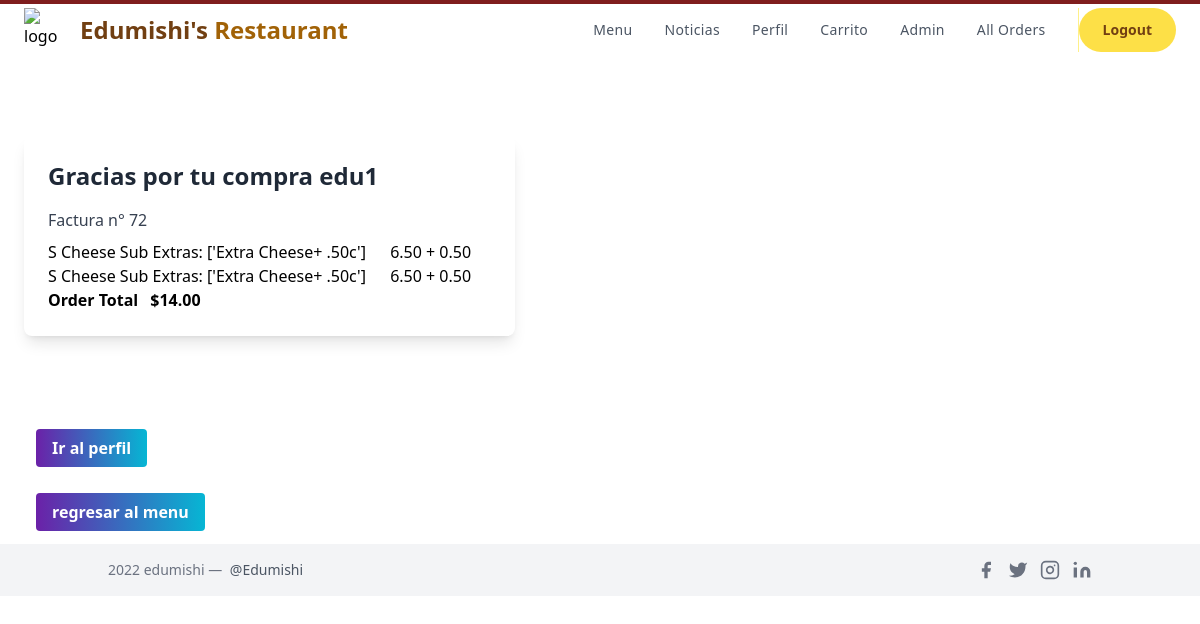
Page /success/ (signed in) on the earlier database version.
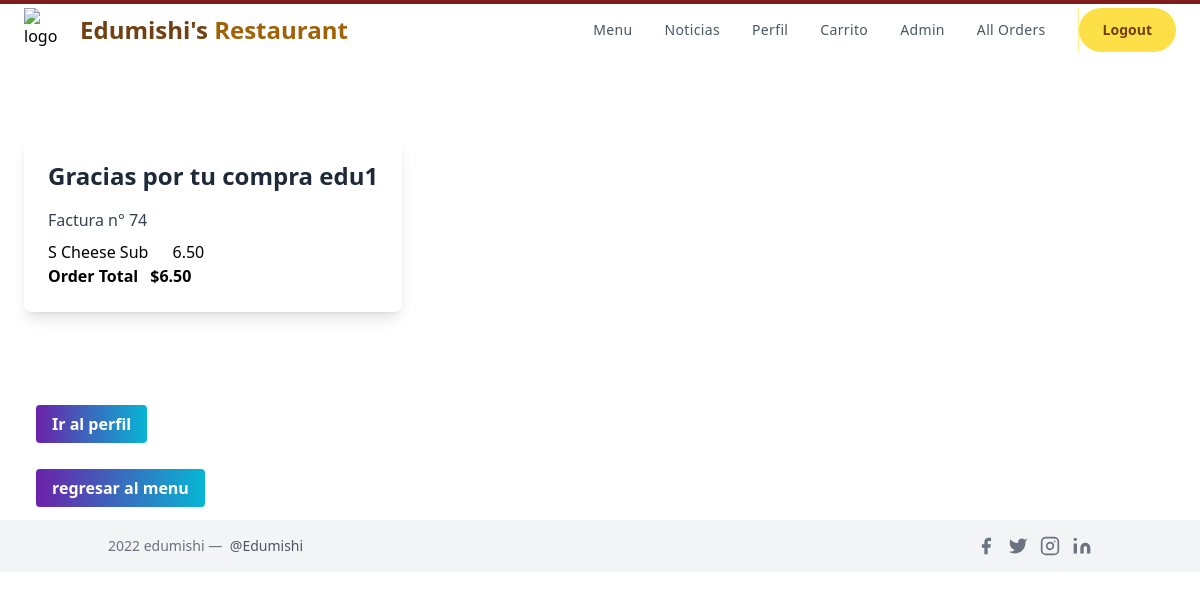
Same page on the later database version.
### orders/models.py (models this page shows, shortened)
class Order(models.Model):
    ref_code = models.CharField(max_length=15, blank=True)
    owner = models.ForeignKey(Profile, on_delete=models.SET_NULL, null=True)
    is_ordered = models.BooleanField(default=False)
    ordered_items = models.ManyToManyField(OrderItem)
    date_ordered = models.DateTimeField(auto_now=True)
    def get_cart_ordered_items(self):
        return self.ordered_items.all()
    def get_cart_total(self):
        return sum([item.menu_item.price for item in self.ordered_items.all()]
        + [item.extras_cost for item in self.ordered_items.all()])

class OrderItem(models.Model):
    menu_item = models.ForeignKey(Menu_Item,on_delete=models.CASCADE,
                                    blank=True, null=True)
    is_ordered = models.BooleanField(default=False)
    date_added = models.DateTimeField(auto_now=True)
    date_ordered = models.DateTimeField(null=True)
    is_topping =models.BooleanField(default=False)
    num_extras = models.IntegerField( blank=True, default=0)
    extras = models.CharField(max_length=400,  blank=True, null=True)
    extras_cost = models.DecimalField(max_digits=4,decimal_places=2, default = 0.00)
    ptoppings = models.CharField(max_length=400,  blank=True, null=True)

class Menu_Item(models.Model):
    MENU_CATEGORIES = (
    ('Pizza', 'Pizza'),
    ('Pasta', 'Pasta'),
    ('Subs', 'Subs'),
    ('Salad', 'Salad'),
    ('Dinner_Platter', 'Dinner_Platter'),
    ('Topping', 'Topping'),
    ('Extra', 'Extra'),
    ('Dessert', 'Dessert'),
    ('Pastry', 'Pastry'),
    ('Main', 'Main'),
    ('Appetizer', 'Appetizer'),
    ('Side', 'Side'),
    ('Miscellaneous', 'Miscellaneous')
    )
    SIZE_CATEGORIES = (
    ('Sm', 'Small'),
    ('Md', 'Medium'),
    ('Lg', 'Large'),
    ('XL', 'Extra_Large')
    )
    category = models.CharField(max_length=36, null=True, blank=True,
                                choices=MENU_CATEGORIES,
                                help_text='Categoría del elemento del menú.')
    name = models.CharField(max_length=128,
                            help_text='Nombre del elemento del menú')
    price =  models.DecimalField(max_digits=4, null=True, blank=True,
                                decimal_places=2, default=0.00)
    sizes = models.CharField(max_length=4, null=True, blank=True,
                                choices=SIZE_CATEGORIES,
                                help_text='Ingrese el tamaños \
                                            del elemento del menú')
    toppings = models.CharField( max_length=400, blank=True, null=True,
                                help_text='Introducir ingredientes')
    num_toppings = models.CharField(max_length=10, blank=True, null=True)

### orders/views.py (the view)
# urls.py: path('success/', views.success, name='success'),
@login_required()
def success(request, **kwargs):
    user_profile = get_object_or_404(Profile, user=request.user)
    finished_order = Order.objects.filter(owner=user_profile, is_ordered=True).last()
    context = {
        'order': finished_order,
    }
    return render(request, 'orders/purchase_success.html', context)

### orders/templates/orders/purchase_success.html (shortened to what this page needs)
{% extends 'orders/layout.html' %}
{% block template %}
{% load static %}
    <div class="container px-6 py-20 flex flex-wrap items-center content-center">
      <div class="bg-white p-6 rounded-lg shadow-lg">
        <h2 class="text-2xl font-bold mb-2 text-gray-800 mx-auto">Gracias por tu compra {{user.username}}</h2>
        <p class="text-gray-700 py-2">Factura n° {{order.id}} </p>
        <p class="text-gray-700">
          {% for item in order.get_cart_ordered_items %}
          {% if item.menu_item.category == "Subs" and item.num_extras == 0 %}
          <p>
            {{item.menu_item.sizes}}
            {{ item.menu_item.name }}
            {% if item.num_extras == 0 %}
              <span class="px-5">{{item.menu_item.price}}</span>
            {% endif %}
          </p>
          {% endif %}
          {% if item.num_extras > 0 %}
          <p>
            {{item.menu_item.sizes}}
            {{ item.menu_item.name }}
            Extras: {{ item.extras }}
            {% if item.num_extras > 0 %}
              <span class="px-5">{{ item.menu_item.price }} + {{item.extras_cost}}</span>
            {% endif %}
          </p>
          {% endif %}
          {% endfor %}
          <p><strong>Order Total</strong><span class="px-3"><strong>${{ order.get_cart_total }}</strong></span></p>
      </div>
    </div>
    <div class="container px-6 ml-3">
        <div class="container py-5">
          <a href="{% url 'orders:profile' %}" class="bg-gradient-to-r from-purple-800 to-cyan-500 hover:from-pink-500 hover:to-cyan-500 text-white font-bold py-2 px-4 rounded"
            >Ir al perfil </a>
        </div>
        <div class="container py-5">
          <a href="{% url 'orders:index' %}" class="bg-gradient-to-r from-purple-800 to-cyan-500 hover:from-pink-500 hover:to-cyan-500 text-white font-bold py-2 px-4 rounded "
      >regresar al menu </a>
        </div>
    </div>
{% endblock %}

Differences in the rows shown:
no longer on this page (row unchanged): Order: id "72", get_cart_total "14.00"
no longer on this page (row unchanged): OrderItem: menu_item.sizes "S", menu_item.name "Cheese Sub", extras "['Extra Cheese+ .50c']", menu_item.price "6.50", extras_cost "0.50"
no longer on this page (row unchanged): OrderItem: menu_item.sizes "S", menu_item.name "Cheese Sub", extras "['Extra Cheese+ .50c']", menu_item.price "6.50", extras_cost "0.50"
added Order: id "74", get_cart_total "6.50"
added OrderItem: menu_item.sizes "S", menu_item.name "Cheese Sub", menu_item.price "6.50"
